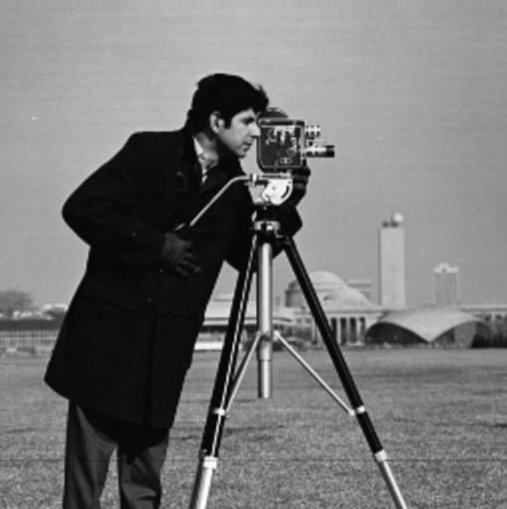
#> input picture cameraman.png, 1014 x 1018 px (shown at 1/2 size)
$ jupyter execute Lab4_Intensity_Transformations_Filtering_Spatial_Domain_Solution.ipynb
#> lines starting #> are read from the running program, lines starting #| are printed output that depends on the picture; after the words box and inside, x2 and y2 are one past the last pixel; in counts of white or black regions, pixels touching at a corner belong together
# Intensity Transformations & Filtering Spatial Domain

## Thresholding

[cell 1]
import cv2
from google.colab.patches import cv2_imshow

# Load the image in grayscale
img = cv2.imread('cameraman.png', cv2.IMREAD_GRAYSCALE)
#> img: shape (1018, 1014); min 0, max 255, mean 117.7

# Set the threshold values
threshold_values = [0, 50, 100, 150, 200]

# Apply thresholding with different threshold values
for threshold_value in threshold_values:
    ret_thresh_value, thresh_img = cv2.threshold(img, threshold_value, 255, cv2.THRESH_BINARY)

    print(f"Threshold value: {threshold_value}")
    cv2_imshow(thresh_img)
#> this loop made 5 passes
#> ret_thresh_value on passes 1 to 5: 0, 50, 100, 150, 200
#> pass 1, `ret_thresh_value, thresh_img = cv2.threshold(img, threshold_value, 255..`:
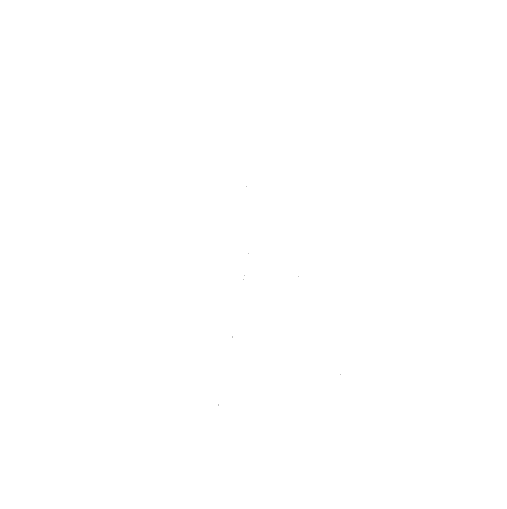
#> thresh_img: shape (1018, 1014) (shown at 1/2 size); 100% white; black in thin lines or dots, all inside (x1, y1, x2, y2) = (437, 373, 682, 811)
#> after the loop:
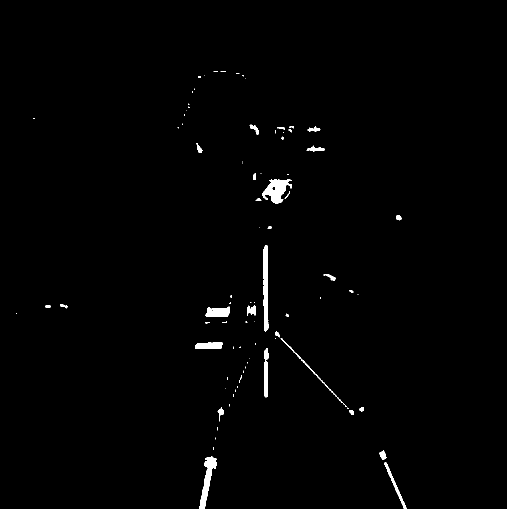
#> thresh_img: shape (1018, 1014) (shown at 1/2 size); 0.94% white; 87 white regions (53 under 20 px), largest, box (x1, y1, x2, y2) and area: (525, 359, 583, 407) 1559, (527, 490, 537, 663) 1452, (398, 912, 433, 1018) 1386

[cell 2]
print("Original Image: ")
cv2_imshow(img)

## Histograms

[cell 3]
# Task#2: Histogram Processing

# Step#1: Load necessary libraries
import matplotlib
import matplotlib.pyplot as plt
import numpy as np

from skimage import data
from skimage import exposure

# Step#2: Load moon image
img = data.moon()
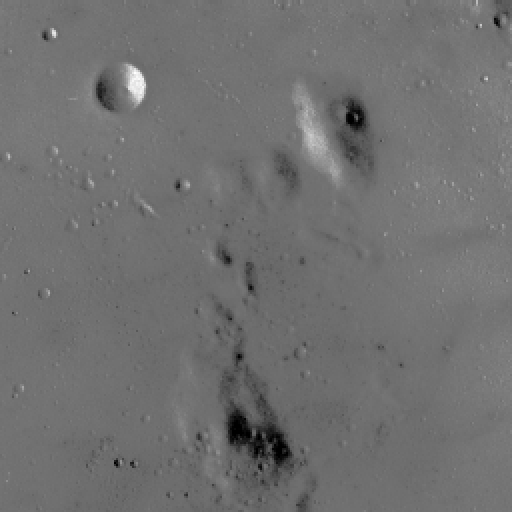
#> input picture skimage.data.moon(), 512 x 512 px
#> img is the input picture: shape (512, 512); min 0, max 255, mean 112.2

# Step#3: Rescale intensity values to include all the intensities that fall within the 2nd and 98th percentiles
# Contrast stretching
p2, p98 = np.percentile(img, (2, 98))
#> p2 = 78; p98 = 129
img_rescale = exposure.rescale_intensity(img, in_range=(p2, p98))
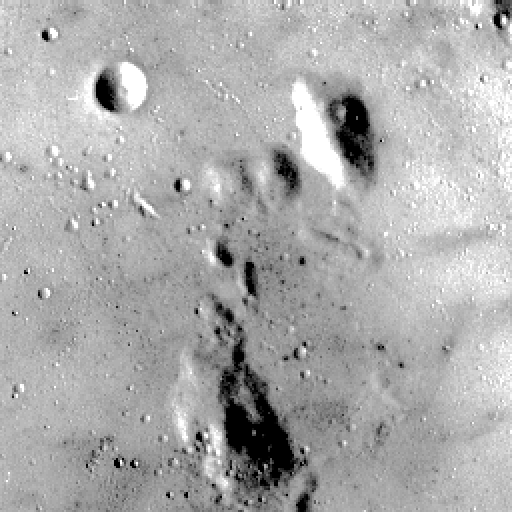
#> img_rescale: shape (512, 512); min 0, max 255, mean 171.5

# Step#4: Display the image with its histogram of (step#2)  and (step#3)
fig = plt.figure(figsize=(8, 5))
fig.add_subplot(2, 1, 1)
plt.imshow(img, cmap = 'gray')
plt.axis('off')
plt.title('Original image')

fig.add_subplot(2, 1, 2)
plt.hist(img.flat, bins = 256, range=(0, 255))
plt.xlabel('gray level values')
plt.ylabel('Number of pixels')
plt.show()
#> figure, not shown here; panel 2: tallest bar 23296 high, from x = 114.6 to 115.5

fig = plt.figure(figsize=(8, 5))
fig.add_subplot(2, 1, 1)
plt.imshow(img_rescale, cmap = 'gray')
plt.axis('off')
plt.title('Contrast stretch')

fig.add_subplot(2, 1, 2)
plt.hist(img_rescale.flat, bins = 256, range=(0, 255))
plt.xlabel('gray level values')
plt.ylabel('Number of pixels')
plt.show()
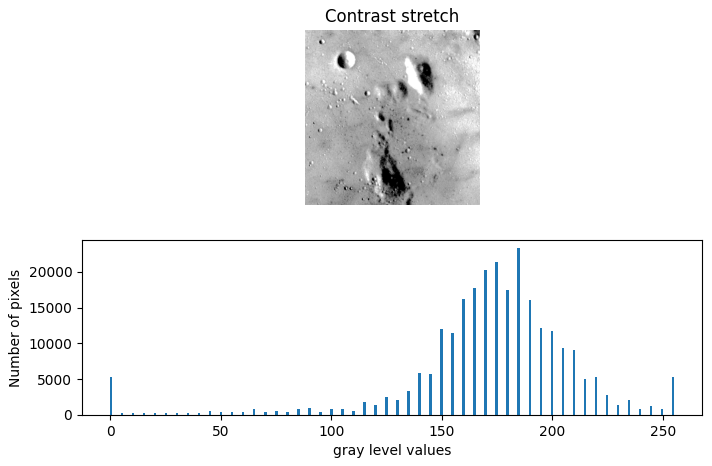
#> figure drawn by matplotlib, 2 panels; panel 2: tallest bar 23296 high, from x = 184.3 to 185.3

# Tasks:

Task1: Using the same ‘moon image’ Rescale intensity values to include all the intensities that fall within the 3nd and 80th percentiles, and plot the histogram

Task2: Using the same ‘moon image’ and the exposure.equalize_hist function, display the image and the histogram of the image after flattening the histogram.

Task3: Use the rocket (as reference) and chelsea images (from skimage.data) and implement histogram matching

[cell 4]
# Task1: Rescale intensity values between the 3rd and 80th percentiles
p3, p80 = np.percentile(img, (3, 80))
#> p3 = 87; p80 = 118
img_rescale_3_80 = exposure.rescale_intensity(img, in_range=(p3, p80))
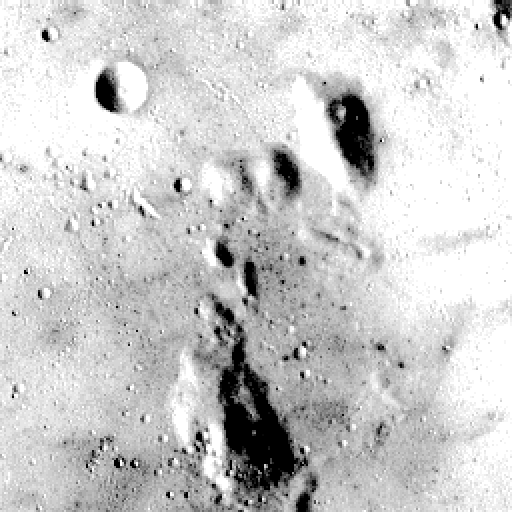
#> img_rescale_3_80: shape (512, 512); min 0, max 255, mean 203.7

fig = plt.figure(figsize=(8, 5))
fig.add_subplot(2, 1, 1)
plt.imshow(img_rescale_3_80, cmap='gray')
plt.axis('off')
plt.title('Contrast stretch (3rd - 80th percentile)')

fig.add_subplot(2, 1, 2)
plt.hist(img_rescale_3_80.flat, bins=256, range=(0, 255))
plt.xlabel('gray level values')
plt.ylabel('Number of pixels')
plt.show()
#> figure, not shown here; panel 2: tallest bar 55088 high, from x = 254 to 255


# Task2: Histogram Equalization
img_equalized = exposure.equalize_hist(img)
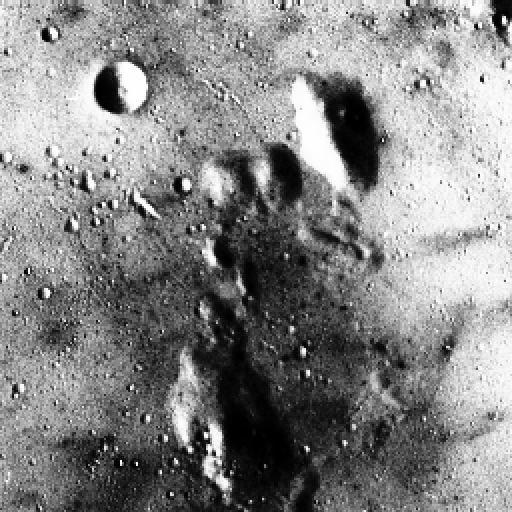
#> img_equalized: shape (512, 512) float64; min 0.000916, max 1, mean 0.525

fig = plt.figure(figsize=(8, 5))
fig.add_subplot(2, 1, 1)
plt.imshow(img_equalized, cmap='gray')
plt.axis('off')
plt.title('Histogram Equalization')

fig.add_subplot(2, 1, 2)
plt.hist(img_equalized.flat, bins=256)
plt.xlabel('gray level values')
plt.ylabel('Number of pixels')
plt.show()
#> figure, not shown here; panel 2: tallest bar 23296 high, from x = 0.68 to 0.684


# Task3: Histogram Matching
reference = data.rocket()
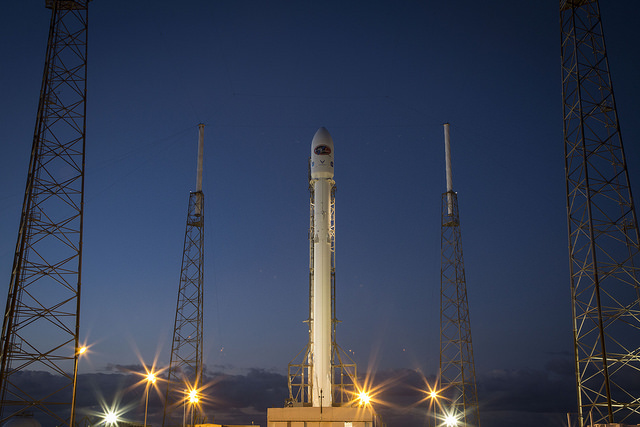
#> input picture skimage.data.rocket(), 640 x 427 px
#> reference is the input picture: shape (427, 640, 3); mean R, G, B 52.3, 61.3, 82.3
image = data.chelsea()
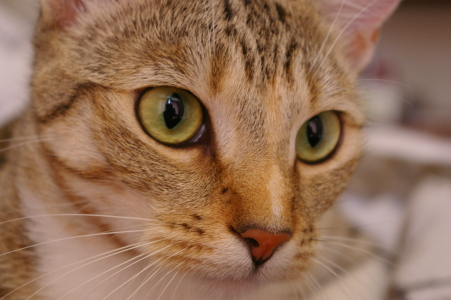
#> input picture skimage.data.chelsea(), 451 x 300 px
#> image is the input picture: shape (300, 451, 3); mean R, G, B 147.7, 111.4, 86.8
matched = exposure.match_histograms(image, reference, channel_axis=-1)
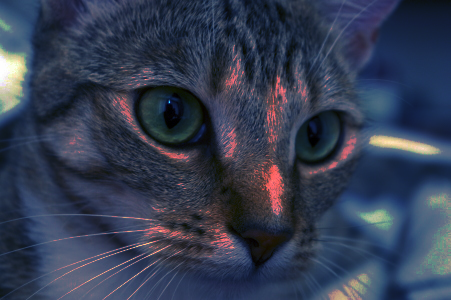
#> matched: shape (300, 451, 3); mean R, G, B 52.1, 60.8, 81.7

fig = plt.figure(figsize=(12, 4))

fig.add_subplot(1, 3, 1)
plt.imshow(image)
plt.axis('off')
plt.title('Chelsea Image')

fig.add_subplot(1, 3, 2)
plt.imshow(reference)
plt.axis('off')
plt.title('Rocket Reference')

fig.add_subplot(1, 3, 3)
plt.imshow(matched)
plt.axis('off')
plt.title('Matched Image')

plt.show()
